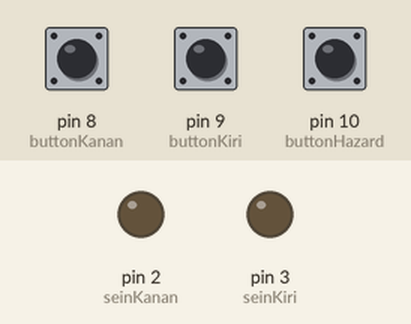
This sketch was run on a simulated Arduino Uno, built with avr-gcc and run on an emulated ATmega328P. Parts: output pins drawn as LEDs (lit = HIGH). Dashed ring = blinking. The test bench sets the inputs (shaded band); at power-on: pin 8 (buttonKanan) HIGH, pin 9 (buttonKiri) HIGH, pin 10 (buttonHazard) HIGH.

Above: at 1.2 s.
1.3 s: pin 8 (buttonKanan) pulled LOW for 1 s
At 1.52 s:
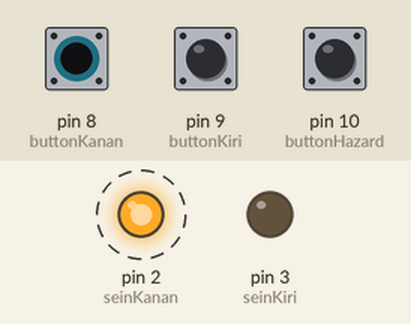
3.8 s: pin 9 (buttonKiri) pulled LOW for 3.2 s
At 4.02 s:
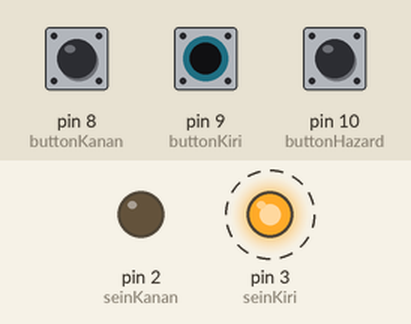
8.5 s: pin 10 (buttonHazard) pulled LOW for 0.15 s
At 8.72 s:
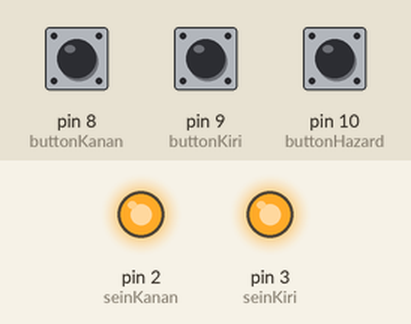
10.4 s: pin 10 (buttonHazard) pulled LOW for 3.2 s
At 10.62 s:
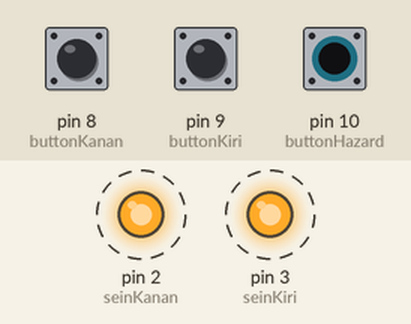
15.1 s: pin 8 (buttonKanan) pulled LOW for 3.2 s
At 18.9 s:
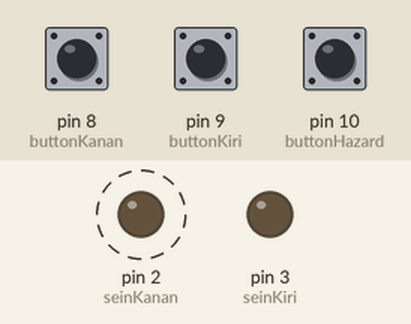
Timing chart, 0 to 20.4 s (numbered marks = the images above; inputs shaded):
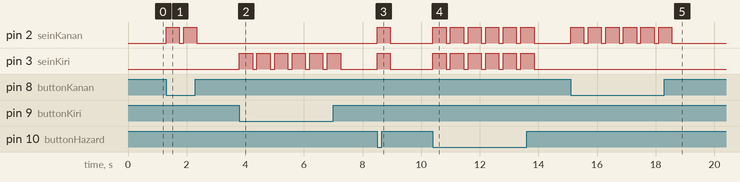

Measured:
- after the input at 1.3 s, pin 2 (seinKanan): alternates HIGH for 0.45 s and LOW for 0.15 s, 4 changes in all, then stays LOW, starting at once
- after the input at 3.8 s, pin 3 (seinKiri): alternates HIGH for 0.45 s and LOW for 0.15 s, 12 changes in all, then stays LOW, starting at once
- after the input at 8.5 s, pin 2 (seinKanan), pin 3 (seinKiri): LOW → HIGH at once, → LOW 0.45 s later
- after the input at 10.4 s, pin 2 (seinKanan), pin 3 (seinKiri): alternates HIGH for 0.45 s and LOW for 0.15 s, 12 changes in all, then stays LOW, starting at once
- after the input at 15.1 s, pin 2 (seinKanan): alternates HIGH for 0.45 s and LOW for 0.15 s, 12 changes in all, then stays LOW, starting at once

The sketch:

Lampu_Sein.ino
```cpp
#define seinKanan 2
#define seinKiri 3
#define buttonKanan 8
#define buttonKiri 9
#define buttonHazard 10
void setup() {
  // put your setup code here, to run once:
  Serial.begin(9600);
  pinMode(buttonHazard, INPUT);
  pinMode(buttonKanan, INPUT);
  pinMode(buttonKiri, INPUT);
  pinMode(seinKanan, OUTPUT);
  pinMode(seinKiri, OUTPUT);

}

void loop() {

  int isKananPressed = digitalRead(buttonKanan);
  int isKiriPressed = digitalRead(buttonKiri);
  int isHazardPressed = digitalRead(buttonHazard);

  if(isKananPressed == 0){
      digitalWrite(seinKanan, HIGH);
      delay(450);
      digitalWrite(seinKanan, LOW);
      delay(150);
  }

  if(isKiriPressed == 0){
      digitalWrite(seinKiri, HIGH);
      delay(450);
      digitalWrite(seinKiri, LOW);
      delay(150);
  }

  if(isHazardPressed == 0){
      digitalWrite(seinKiri, HIGH);
      digitalWrite(seinKanan, HIGH);
      delay(450);
      digitalWrite(seinKiri, LOW);
      digitalWrite(seinKanan, LOW);
      delay(150);
  }
}
```
